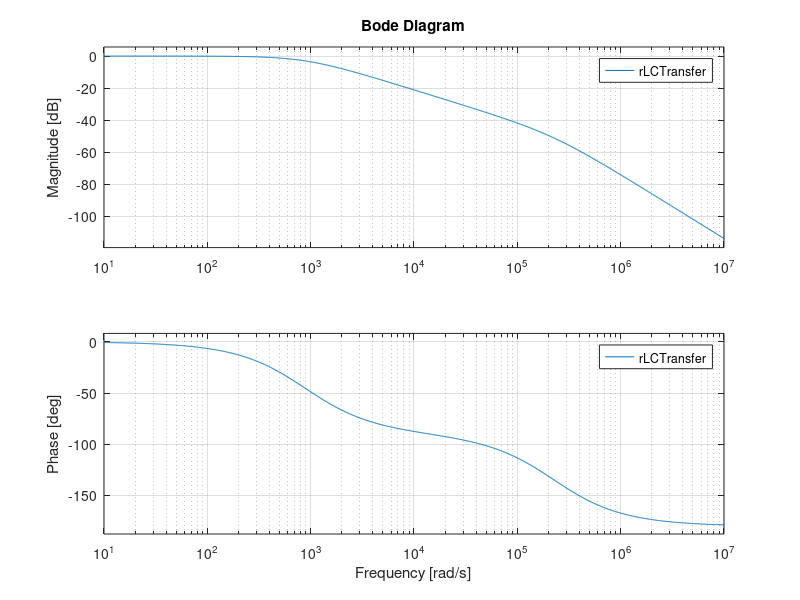

The MATLAB script that drew this image:
L=2.5e-3
C=2e-6
R=2.2

% LC Network Transfer
lCTransfer = tf([1], [L*C 0 1])

% RLC Network Transfer
rLCTransfer = tf([1], [L*C L/R 1])

% bode(transfer)
grid on

 bode(rLCTransfer)
grid on